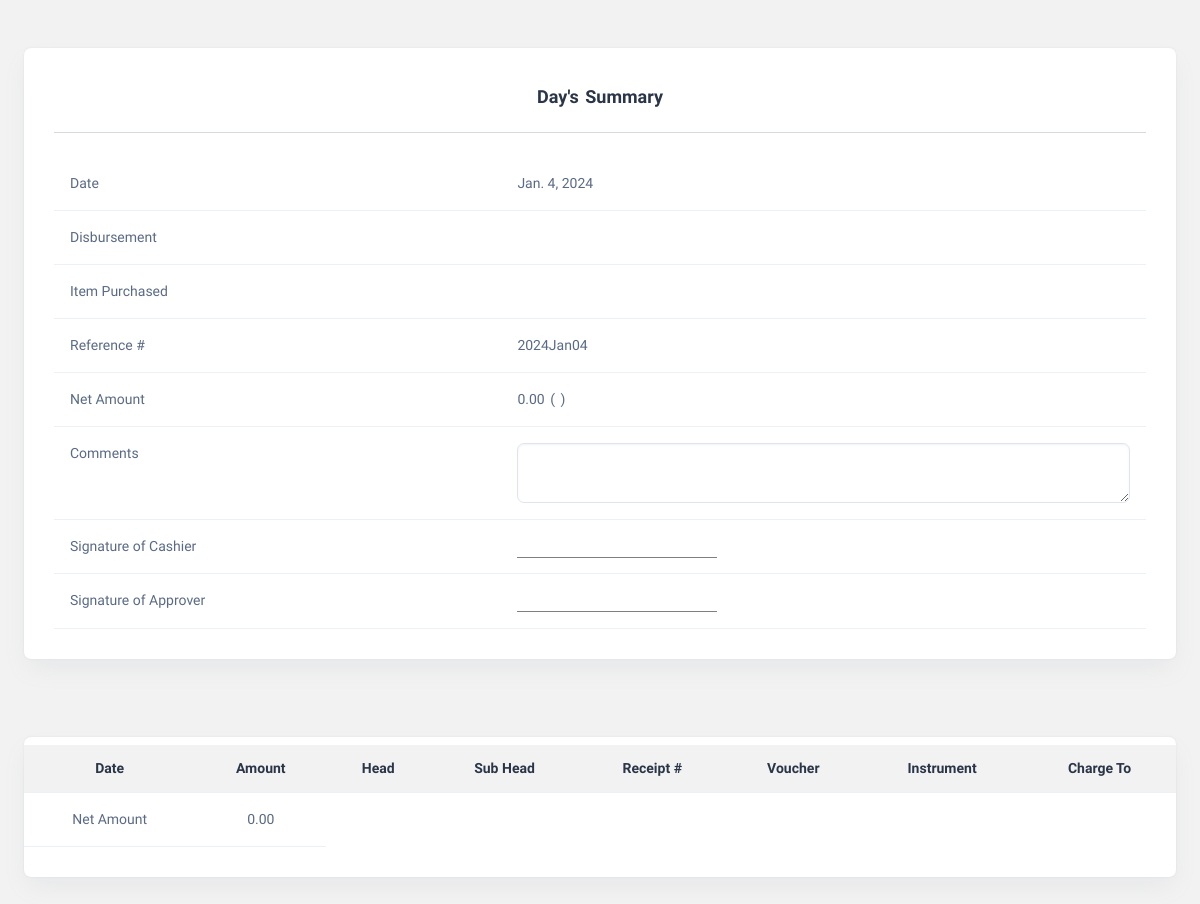
Page /summaryfile/2024-01-04 (signed in) on the earlier database version.
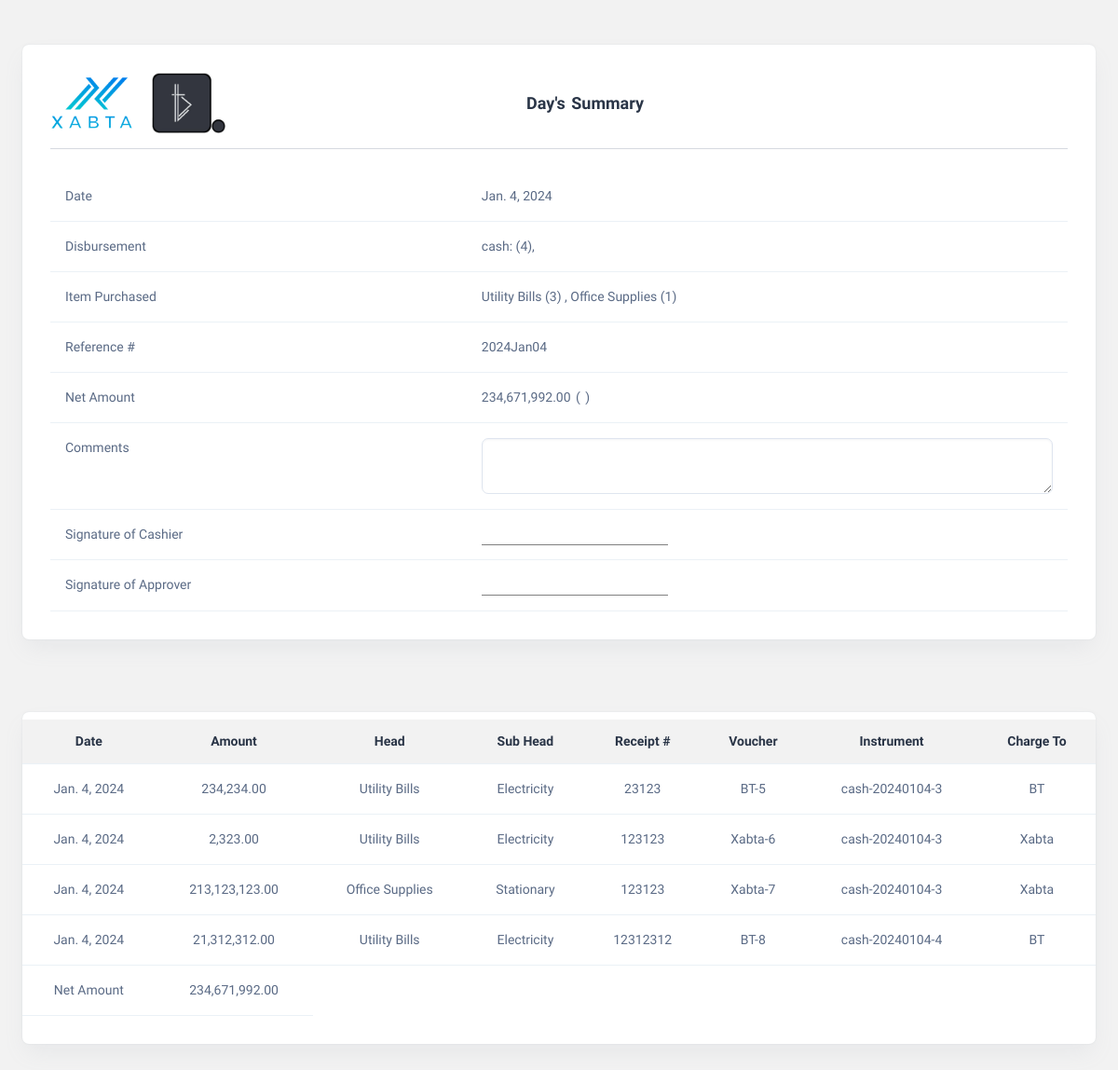
Same page on the later database version.
### Accountapp/models.py (models this page shows, shortened)
class Head(models.Model):
    name = models.CharField(max_length=50)

class AccountingEntry(models.Model):
    date = models.DateField(auto_now_add=True)
    Do = models.CharField(max_length=20,null=True, blank=True)
    amount = models.DecimalField(max_digits=20, decimal_places=2)
    head = models.ForeignKey(Head, on_delete=models.CASCADE)
    sub_head = models.ForeignKey(Shead, on_delete=models.CASCADE)
    description = models.TextField()
    receipt_number = models.CharField(max_length=20)
    charge_by = models.ForeignKey(
        charge, on_delete=models.CASCADE, null=True, blank=True
    )
    voucher = models.CharField(max_length=50, null=True, blank=True, unique=True)
    paid_by = models.ForeignKey(paid, on_delete=models.CASCADE, null=True, blank=True)
    claim_by = models.ForeignKey(claim, on_delete=models.CASCADE, null=True, blank=True)
    instrument = models.CharField(
        max_length=10,
        null=True,
        blank=True,
        choices=[("cash", "Cash"), ("cheque", "Cheque"), ("online", "Online Transfer"),("card","Card")],
    )
    cash_number = models.CharField(max_length=20, default=0, null=True, blank=True)
    cheque_number = models.CharField(max_length=20, default=0, null=True, blank=True)
    online_number = models.CharField(max_length=20, default=0, null=True, blank=True)
    card_number = models.CharField(max_length=4, default=0, null=True, blank=True)
    vendors = models.ForeignKey(Vendor, null=True, blank=True, on_delete=models.CASCADE)
    attachments = models.FileField(upload_to="attachments/", null=True, blank=True)
    comments = models.TextField()

class Shead(models.Model):
    head = models.ForeignKey(Head, on_delete=models.CASCADE)
    name = models.CharField(max_length=50)
    class Meta:
        verbose_name = "Sub Head"
        verbose_name_plural = "Sub Heads"
    def __str__(self):
        return self.name

class charge(models.Model):
    name = models.CharField(max_length=50)
    class Meta:
        verbose_name = "Charge To"
        verbose_name_plural = "Charge To"
    def __str__(self):
        return self.name

### Accountapp/views.py (the view)
# urls.py: path("summaryfile/<str:selected_date>", views.summary, name="summaryfile"),
@login_required(login_url="signin")
def summary(request, selected_date):
    selected_date = datetime.strptime(selected_date, "%Y-%m-%d").date()
    today = selected_date
    ndate = str(today)
    ndate = ndate.split("-")
    ndate = ndate[0] + ndate[1] + ndate[2]
    date_object = datetime.strptime(ndate, "%Y%m%d")
    formatted_date = date_object.strftime("%Y%b%d").title()
    todayentry = AccountingEntry.objects.filter(date=today)
    amount = 0
    cash = 0
    cheque = 0
    online = 0
    card = 0
    xcount = 0
    bcount = 0
    item_counts = Counter()
    for i in todayentry:
        amount = amount + i.amount
        if i.instrument == "cash":
            cash = cash + 1
        elif i.instrument == "cheque":
            cheque = cheque + 1
        elif i.instrument == "card":
            card = card + 1
        else:
            online = online + 1
    for j in todayentry:
        if (
            str(j.charge_by) == "xabta"
            or str(j.charge_by) == "Xabta"
            or str(j.charge_by) == "XABTA"
        ):
            xcount = xcount + 1
        elif (
            str(j.charge_by) == "bt"
            or str(j.charge_by) == "Bt"
            or str(j.charge_by) == "BT"
        ):
            bcount = bcount + 1
    for k in todayentry:
        item_counts[k.head.name] += 1
    if xcount != 0 and bcount != 0:
        logo = "showboth"
    elif xcount != 0 and bcount == 0:
        logo = "showxabta"
    elif xcount == 0 and bcount != 0:
        logo = "showbt"
    p = inflect.engine()
    amount_in_words = p.number_to_words(int(amount)).title() + " Rupees"
    item_counts_dict = dict(item_counts)
    return render(request, "summary.html", locals())

### Accountapp/templates/summary.html (shortened to what the changed rows need)
<!DOCTYPE html>
<html lang="en">
  <head>
    {% load static %}
    {% load humanize %}
    <link rel="stylesheet" href="https://code.jquery.com/ui/1.12.1/themes/base/jquery-ui.css" />
    <link rel="stylesheet" href="{% static 'css/styles.min.css' %}" />
    <link rel="stylesheet" href="{% static 'css/custom.css' %}" />
  </head>
  <body>
    <div class="page-wrapper" id="main-wrapper" data-layout="horizontal" data-navbarbg="skin6" data-header-position="fixed">
      <div class="body-wrapper">
        <div class="container-fluid mt-4">
          <div class="card">
            <div class="card-body">
              <div class="row">
                <div class="col-md-12 text-left">
                  {% if logo == 'showboth' %}
                    <div class="d-flex align-items-center justify-content-between col-7">
                      <div>
                        <img src="{% static 'images/logos/logo2.png' %}" alt="Logo" class="me-3" style="max-height: 60px;" />
                        <img src="{% static 'images/logos/btfavicon1.png' %}" class="me-2" alt="Logo" style="max-height: 65px;" />
                      </div>
                      <div>
                        <h3 class="card-title fw-semibold text-center mt-2" style="word-spacing: 2px;">Day's Summary</h3>
                      </div>
                    </div>
                  {% else %}
                    <div class="d-flex align-items-center justify-content-center col-12">
                      <div>
                        <h3 class="card-title fw-semibold text-center mt-2" style="word-spacing: 2px;">Day's Summary</h3>
                      </div>
                    </div>
                  {% endif %}
                </div>
              </div>
              <div class="row mt-4">
                <div class="col-md-12">
                  <div class="table-responsive">
                    <table class="table text-nowrap mb-0">
                      <tbody>
                        <tr>
                          <td>Disbursement</td>
                          <td>
                            {% if cash %}
                              cash: ({{ cash }}),
                            {% endif %}
                          </td>
                        </tr>
                        <tr>
                          <td>Item Purchased</td>
                          <td>
                            {% for item_name, count in item_counts_dict.items %}
                              {{ item_name }}{% if count > 1 %}
                                ({{ count }})
                              {% else %}
                                (1)
                              {% endif %}
                              {% if not forloop.last %}, {% endif %}
                            {% endfor %}
                          </td>
                        </tr>
                        <tr>
                          <td>Net Amount</td>
                          <td style="word-spacing: 2px;">{{ amount|floatformat:2|intcomma }} ( {{ amount_in_words }} )</td>
                        </tr>
                      </tbody>
                    </table>
                  </div>
                </div>
              </div>
            </div>
          </div>
        </div>
        <div class="container-fluid">
          <div class="card">
            <div class="card-body ps-0 pe-0 pt-2">
              <div class="table-responsive">
                <table id="accounting-table" class="table text-nowrap mb-0 align-middle">
                  <thead class="text-dark fs-4 text-center">
                    <tr>
                      <th>Date</th>
                      <th>Amount</th>
                      <th>Head</th>
                      <th>Sub Head</th>
                      <th>Receipt #</th>
                      <th>Voucher</th>
                      <th>Instrument</th>
                      <th>Charge To</th>
                    </tr>
                  </thead>
                  <tbody>
                    {% for entry in todayentry|slice:':' %}
                      <tr class="text-center">
                        <td>{{ entry.date }}</td>
                        <td>{{ entry.amount|floatformat:2|intcomma }}</td>
                        <td>{{ entry.head.name }}</td>
                        <td>{{ entry.sub_head }}</td>
                        <td>{{ entry.receipt_number }}</td>
                        <td>{{ entry.voucher }}</td>
                        {% if entry.instrument == 'cash' or entry.instrument == 'Cash' %}
                          <td>{{ entry.instrument }}-{{ entry.cash_number }}</td>
                        {% elif entry.instrument == 'Cheque' or entry.instrument == 'cheque' %}
                          <td>{{ entry.instrument }}-{{ entry.cheque_number }}</td>
                        {% elif entry.instrument == 'card' or entry.instrument == 'Card' %}
                          <td>{{ entry.instrument }}-{{ entry.card_number }}</td>
                        {% else %}
                          <td>{{ entry.instrument }}-{{ entry.online_number }}</td>
                        {% endif %}
                        <td>{{ entry.charge_by.name }}</td>
                      </tr>
                    {% endfor %}
                    <tr class="text-center">
                      <td>Net Amount</td>
                      <td>{{ amount|floatformat:2|intcomma }}</td>
                    </tr>
                  </tbody>
                </table>
              </div>
            </div>
          </div>
        </div>
      </div>
    </div>
  </body>
</html>

Differences in the rows shown:
now on this page (row unchanged): Head: item_counts_dict "Utility Bills"
now on this page (row unchanged): Head: item_counts_dict "Office Supplies"
added AccountingEntry: date "Jan. 4, 2024", amount "234,234.00", head.name "Utility Bills", sub_head "Electricity", receipt_number "23123", voucher "BT-5", instrument "cash", cash_number "20240104-3", charge_by.name "BT"
added AccountingEntry: date "Jan. 4, 2024", amount "2,323.00", head.name "Utility Bills", sub_head "Electricity", receipt_number "123123", voucher "Xabta-6", instrument "cash", cash_number "20240104-3", charge_by.name "Xabta"
added AccountingEntry: date "Jan. 4, 2024", amount "213,123,123.00", head.name "Office Supplies", sub_head "Stationary", receipt_number "123123", voucher "Xabta-7", instrument "cash", cash_number "20240104-3", charge_by.name "Xabta"
added AccountingEntry: date "Jan. 4, 2024", amount "21,312,312.00", head.name "Utility Bills", sub_head "Electricity", receipt_number "12312312", voucher "BT-8", instrument "cash", cash_number "20240104-4", charge_by.name "BT"
Other differences:
{{ cash }}: (not shown) → "4"
{{ amount|floatformat:2|intcomma }}: "0.00" → "234,671,992.00"
text now shown: "cash: ( ),"
new list line: "( 3 ) ,"
new list line: "(1)"
